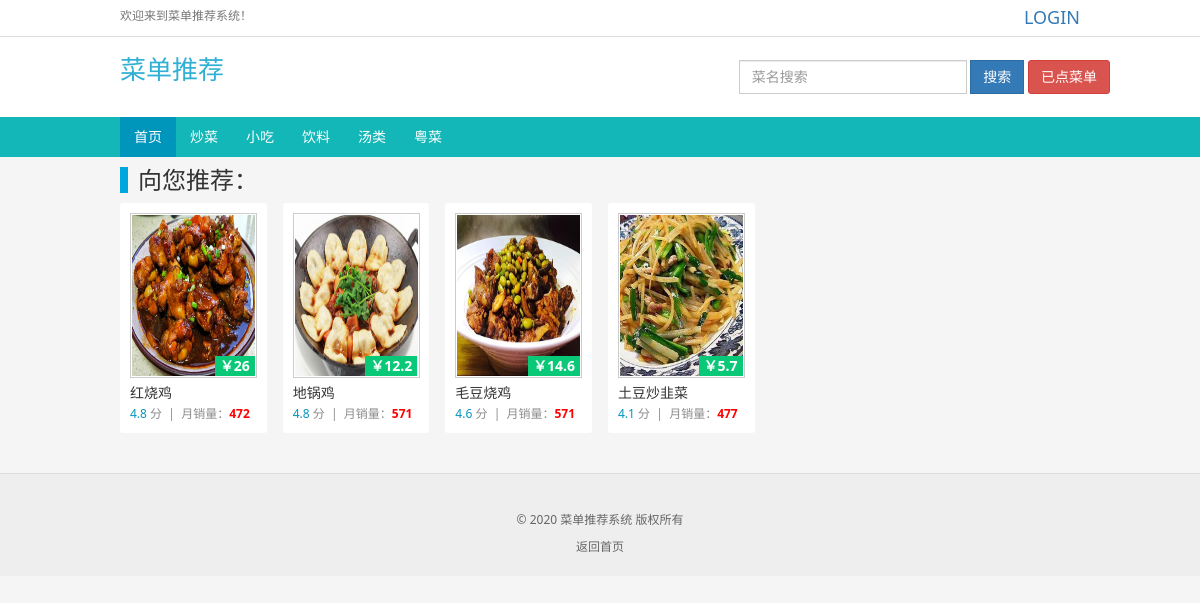
Page /type/1/ on the committed database.
### Myrestaurant/models.py (models this page shows, shortened)
class MenuType(models.Model):
    MenuType = models.CharField(max_length=10, verbose_name="分类")
    CreateType = models.DateTimeField(auto_now_add=True, verbose_name="创建时间", editable=False)
    class Meta:
        verbose_name = "类别"
        verbose_name_plural = verbose_name
        ordering = ['CreateType']

class MenuModels(models.Model):
    core = str(round(random.uniform(1, 5), 1))
    shell = str(random.randint(300, 700))
    free = str(round(random.uniform(5, 15), 1))
    MenuName = models.CharField(max_length=30, verbose_name="菜名")
    MenuType = models.ForeignKey(MenuType, related_name="Menutype", on_delete=models.CASCADE, verbose_name="类型")
    MenuImg = models.ImageField(upload_to='static/img/plants/', default='static/img/plants/default.png', max_length=200,
                                blank=True, null=True, verbose_name='图片')
    MenuCore = models.CharField(max_length=20, verbose_name="评分", blank=True, null=True, default=core)
    MenuShell = models.CharField(max_length=20, verbose_name="月销售量", blank=True, null=True, default=shell)
    MenuFree = models.CharField(max_length=20, verbose_name="价格", blank=True, null=True, default=free)
    CreateMenu = models.DateTimeField(auto_now_add=True, verbose_name="创建时间", editable=False)
    class Meta:
        verbose_name = "菜单"
        verbose_name_plural = verbose_name
        ordering = ['CreateMenu']

### Myrestaurant/views.py (the view)
# urls.py: path(r"type/<int:id>/", item),
def item(request, id=None):
    cats = MenuModels.objects.filter(MenuType=id)
    pls = MenuType.objects.all()
    return render(request, 'plist.html', locals())

### templates/plist.html
{% extends 'base.html' %}
{% block content %}
    <div class="container">
        <div class="row" style="padding:0px 7px 0 7px;">
            <div class="col-md-12 movie-item-out">
                <h3 style="padding-left:10px;border-left:8px solid #00A6DE;">向您推荐：</h3>
            </div>
            {% for p in cats %}
                <div class="col-md-2 col-sm-6 col-xs-6 movie-item-out">
                    <div class="movie-item">
                        <a style="position:relative;display:block;" title="" target="_blank" href="/detail/{{ p.id }}/">
                            <img class="indexhot" src="/{{ p.MenuImg }}">
                            <button class="hdtag"><b style="font-size: 14px">￥{{ p.MenuFree }}</b></button>
                        </a>
                        <div class="meta">
                            <div style="width:100%;overflow:hidden;height:20px;">
                                <a target="_blank" class="movie-name" href="/detail/{{ p.id }}/">{{ p.MenuName }}</a>
                            </div>
                            <em> <span style="color: #0095bb">{{ p.MenuCore }}</span>&nbsp;分&nbsp;&nbsp;|&nbsp;&nbsp;月销量：<strong><span
                                    style="color:#FF0000;">{{ p.MenuShell }}</span></strong></em>
                        </div>
                    </div>
                </div>
            {% endfor %}
        </div>
    </div>
{% endblock %}

### templates/base.html (shortened to what this page needs)
<!DOCTYPE html>
<html lang="zh-CN">
<head>
    <link rel="stylesheet" href="/static/layui/css/layui.css">
    <link rel="stylesheet" href="/static/css/bootstrap.min.css">
    <link rel="stylesheet" rev="stylesheet" type="text/css" media="all" href="/static/css/css2.css">
</head>
<body>
<div style="background:#FFF">
    <div style="padding:5px 0;border-bottom:1px solid #DDD;">
        <div class="container">
            <span class="header-help">欢迎来到菜单推荐系统！</span>
            <div class="pull-right">
                {% if user.is_authenticated %}
                    <span class="header-help">用户：<a href="javascript:;"
                                                    style="font-size: 18px;text-decoration: none">{{ user.username }}</a></span>
                    &nbsp; &nbsp; &nbsp;<span><a href="{% url 'Myrestaurant:user_logout' %}">注销</a></span>
                {% else %}
                    <span class="header-help"><a style="font-size: 18px" href="{% url 'Myrestaurant:login' %}">LOGIN</a></span>
                {% endif %}
            </div>
        </div>
    </div>
    <div class="container" style="padding-top:15px;padding-bottom:15px;padding-right:0;">
        <div class="pull-left">
            <span style="font-size: 26px;color: #31b0d5;font-family: 华文彩云;font-style: normal">菜单推荐</span>
        </div>
        <div class="pull-right ">
            <div class="row">
                <form class="navbar-form" target="_blank" accept-charset="utf-8" action="/search/" method="get"
                      role="search">
                    <div class="form-group">
                        <input type="text" class="form-control" name="wd" placeholder="菜名搜索">
                    </div>
                    <button type="submit" class="btn btn-primary">搜索</button>
                    {% if user.is_authenticated %}
                        <a href="javascript:void (0);" class="btn btn-danger" onclick="mune()">已点菜单</a>
                    {% else %}
                        <a href="javascript:void (0);" class="btn btn-danger" onclick="mune1()">已点菜单</a>
                    {% endif %}
                </form>
            </div>
        </div>
    </div>
    <nav class="navbar navbar-default" role="navigation">
        <div class="container">
            <div class="collapse  navbar-collapse" id="navbar">
                <ul class="nav navbar-nav ">
                    <li class="active"><a href="/">首页</a></li>
                    {% for c in pls %}
                        <li class=""><a href="/type/{{ c.id }}">{{ c.MenuType }}</a></li>
                    {% endfor %}
                </ul>
            </div>
        </div>
    </nav>
</div>
{% block content %} {% endblock %}
<footer class="footer">
    <p style="margin: 0 0 10px;"><br/>&copy; 2020 菜单推荐系统 版权所有</p>
    <em><a href="/">返回首页 </a></em>
</footer>
</body>
</html>

### static/css/css2.css (style rules this page uses)
body,html { font-family: "Segoe UI", "Lucida Grande", Helvetica, Arial, "Microsoft YaHei", FreeSans, Arimo, "Droid Sans","wenquanyi micro hei","Hiragino Sans GB", "Hiragino Sans GB W3", Arial, sans-serif; background: #F6F5F6; }
.hdtag { background:#09C878; padding: 0 5px; color: #FFF; font-size: 12px; right:2px;bottom:2px; position:absolute; border: none; }
.navbar-form input,.navbar-form button { border-radius: 0; }
.navbar { background: #14B7B7; border: none; border-radius: 0; }
.navbar-collapse { padding: 0; }
.navbar-default .navbar-nav li a { color: #FFF; }
.navbar-default .navbar-nav .active a { background: #0095bb; color: #FFF; }
.btn,.input { border-radius: 3px; }
.header-help { font-size: 12px; color: #777; }
.movie-item { border-radius: 3px; background: #FFF; padding: 10px 10px; margin-bottom: 15px; }
.movie-item-out { padding: 0 8px; }
.indexhot { border: 1px solid #ccc; padding: 1px; width:127px; height: 200px; }
@media (min-width: 768px) { .container { width: 100% !important; } }
@media (min-width: 992px) { .container { width: 990px !important; } }
@media (min-width: 992px) { .indexhot { height: 165px; } }
@media (min-width: 1200px) { .container { width: 990px !important; } }
em { font-size:12px; font-style:normal; color:#8c8c8c; }
.meta { margin-top:5px; }
.movie-name { font-size: 14px; color: #333; text-overflow: ellipsis; white-space: nowrap; width: 170px; overflow: hidden; display: inline; float: left; }
footer { font-size: 12px; border-top: 1px solid #DDD; text-align: center; margin-top: 25px; padding: 20px 10px; color: #666; background-color: #EEE; }
footer a { color: #666; }
.navbar { margin-bottom: 10px; min-height: 40px; }
.movie-item-out h3 { margin-top: 0px; }
.navbar-form { padding: 0px 0px; }
.nav>li>a { position: relative; display: block; padding: 10px 14px; }

### rows in the picture
MenuType: MenuType "炒菜"
MenuType: MenuType "小吃"
MenuType: MenuType "饮料"
MenuType: MenuType "汤类"
MenuType: MenuType "粤菜"
MenuModels: MenuImg (picture), MenuFree "26", MenuName "红烧鸡", MenuCore "4.8", MenuShell "472"
MenuModels: MenuImg (picture), MenuFree "12.2", MenuName "地锅鸡", MenuCore "4.8", MenuShell "571"
MenuModels: MenuImg (picture), MenuFree "14.6", MenuName "毛豆烧鸡", MenuCore "4.6", MenuShell "571"
MenuModels: MenuImg (picture), MenuFree "5.7", MenuName "土豆炒韭菜", MenuCore "4.1", MenuShell "477"
